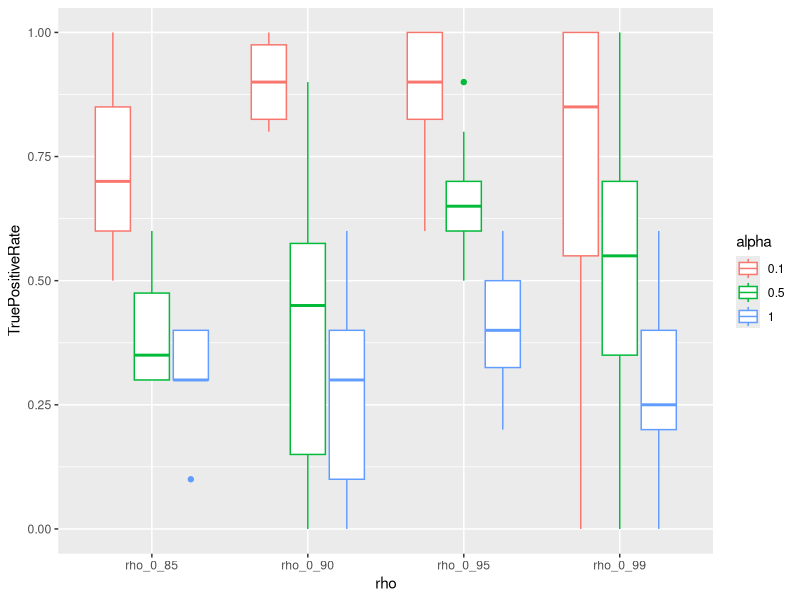
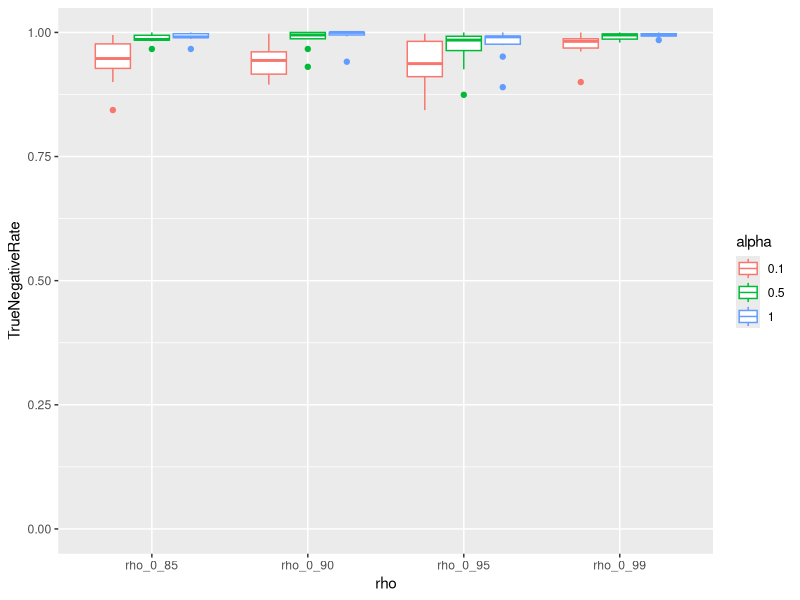
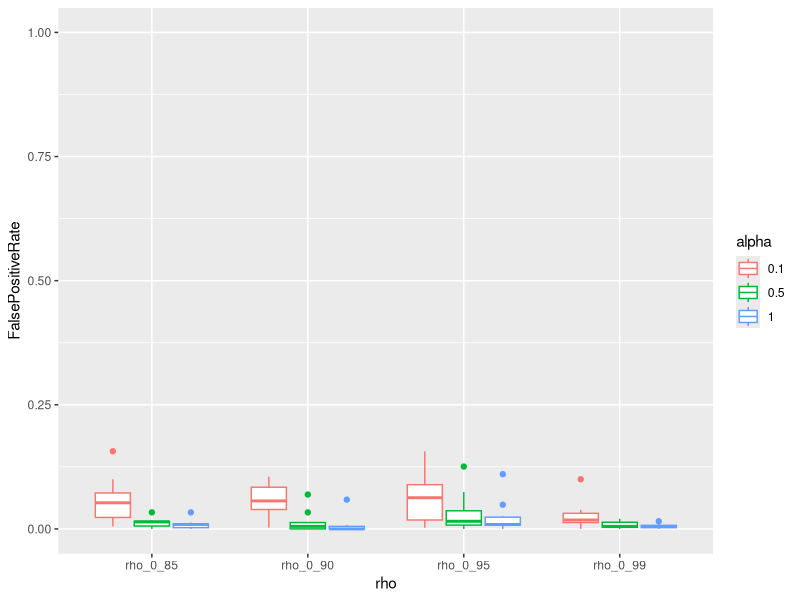
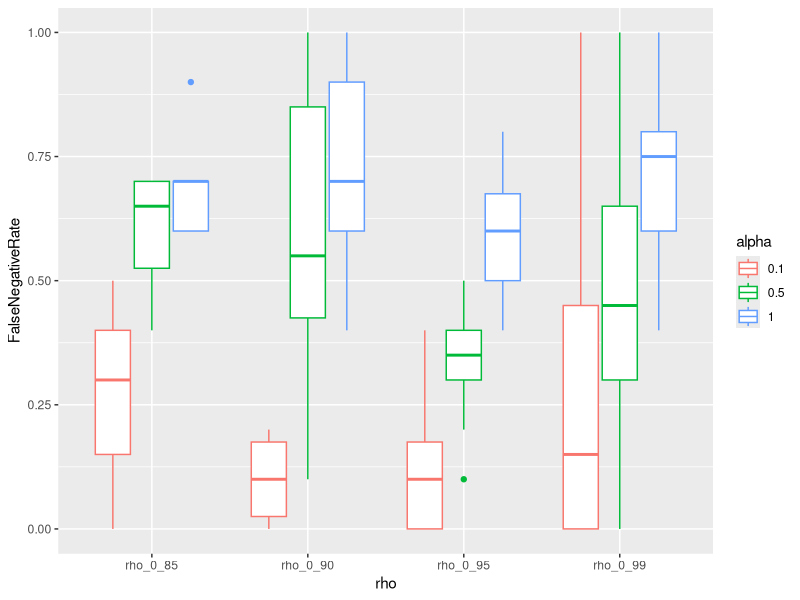
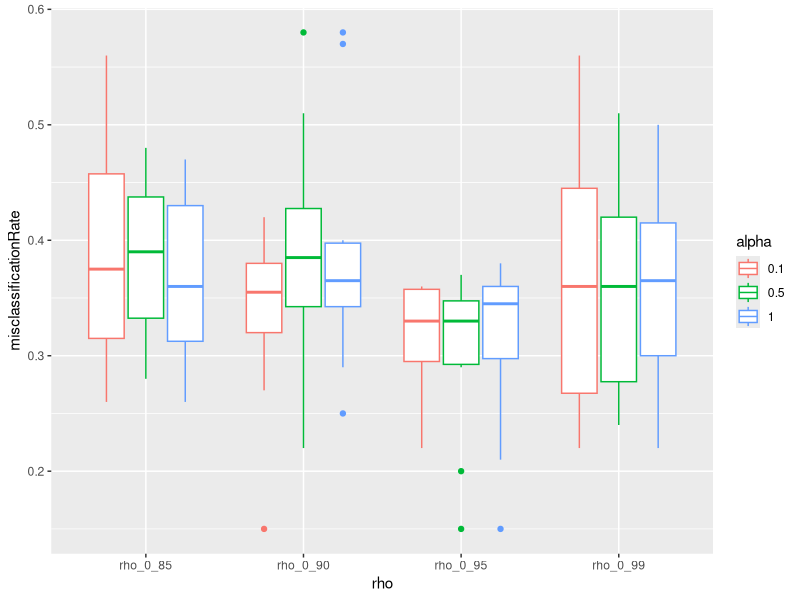
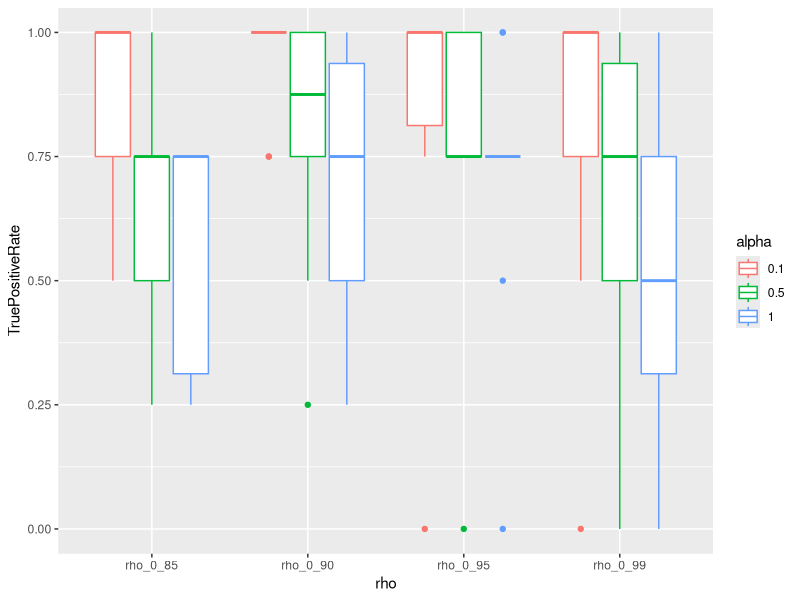
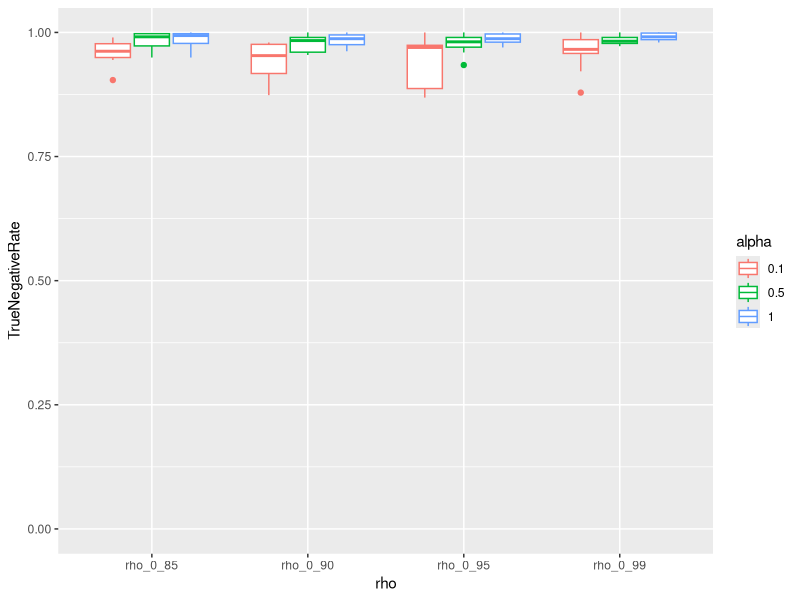
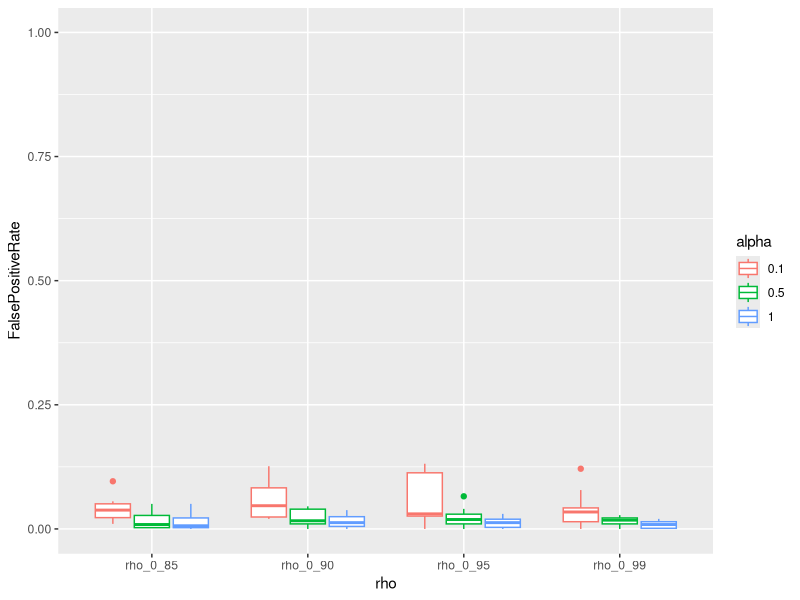

R code for these plots, in order:
## ---- chunk 1
library(glmnet)
library(reshape)
library(ggplot2)


# The code below allows us to have more control over the plotting of 
# regularisation paths than the default plot.glmnet function provides:

# copy the plot function
myPlot <- glmnet:::plotCoef

# replace relevant part
body(myPlot)[[14]] <- quote(if (label) {
  nnz = length(which)
  xpos = max(index)
  pos = 4
  if (xvar == "lambda") {
    xpos = min(index)
    pos = 2
  }
  xpos = rep(xpos, nnz)
  ypos = beta[, ncol(beta)]
  text(xpos, ypos, paste(which), pos = pos, ...) # only changed this with ...
})

# copy first level of plot and replace plotCoef  with myPlot
myGlmnetPlot <- glmnet:::plot.glmnet

body(myGlmnetPlot)[[3]] <- quote(myPlot(x$beta, lambda = x$lambda, 
                                      df = x$df, dev = x$dev.ratio, 
                                      label = label, xvar = xvar, ...))

# Function to define the covariance matrix
setCovarianceMatrix <- function(rho1 = 0, rho2 = 0, rho3 = 0, p = 20)
{
  covarianceMatrix <- diag(nrow = p, ncol = p)
  
  for(i in 2:3)
  {
    for(j in 2:3)
    {
      if(i != j)
      {
          covarianceMatrix[i,j] <- rho1
      }
    }
  }


  for(i in 4:6)
  {
    for(j in 4:6)
    {
      if(i != j)
      {
          covarianceMatrix[i,j] <- rho2
      }
    }
  }
  
  for(i in 7:10)
  {
    for(j in 7:10)
    {
      if(i != j)
      {
          covarianceMatrix[i,j] <- rho3
      }
    }
  }

  return(covarianceMatrix)
    
}

set.seed(1)

dataDimension    <- 400
sampleSize       <- 200
covarianceMatrix <- setCovarianceMatrix(1,1,1,p = dataDimension)

set.seed(1)
nIts               <- 10
selectionMatrix_10 <- matrix(0, nrow = 4, ncol = dataDimension)
misclassificationMatrix_10       <- matrix(0, nrow = 4, ncol = nIts)
TPmatrix_10 <- FPmatrix_10 <- 
                  TNmatrix_10 <- FNmatrix_10 <- matrix(0, nrow = 4, ncol = nIts)


counter            <- 0
for(rho in c(0.85,0.9,0.95,0.99))
{
  counter <- counter + 1
    
  covarianceMatrix <- setCovarianceMatrix(rho,rho,rho,p = dataDimension)

  for(its in 1:nIts)
    {
    

    X                 <- MASS::mvrnorm(n = sampleSize, 
                                        mu = vector(mode = "numeric", 
                                        length = dataDimension), 
                                        Sigma = covarianceMatrix)


    y                 <- X[,1] + rowSums((X[,2:3]))/2 + 
                          rowSums((X[,4:6]))/3 +  rowSums((X[,7:10]))/4 

    y                 <- rbinom(sampleSize, 1, gtools::inv.logit(y))

    glmnetObj         <- glmnet(X[1:100,], y[1:100], alpha = 1, familty = "binomial")
    cv.glmnetObj      <- cv.glmnet(X[1:100,], y[1:100], alpha = 1, familty = "binomial")

    selectedVariables <- (coef(
          glmnetObj,
          s= cv.glmnetObj$lambda.1se)[2:(dataDimension + 1)] != 0)

    selectionMatrix_10[counter,] <- selectionMatrix_10[counter,] + 
        (coef(glmnetObj,
        s= cv.glmnetObj$lambda.1se)[2:(dataDimension + 1)] != 0)
    misclassificationMatrix_10[counter, its]   <-  sum((
        as.numeric(predict(glmnetObj, s= cv.glmnetObj$lambda.1se, 
        newx = X[101:nrow(X),])>0.5) != y[101:nrow(X)]))/100
    
    TPmatrix_10[counter, its] <- sum((coef(glmnetObj,
                                           s= cv.glmnetObj$lambda.1se)
                                      [2:(dataDimension + 1)] != 0)[1:10] == T)
    
    FNmatrix_10[counter, its] <- sum((coef(glmnetObj,
                                           s= cv.glmnetObj$lambda.1se)
                                      [2:(dataDimension + 1)] != 0)[1:10] == F)

    FPmatrix_10[counter, its] <- sum((coef(glmnetObj,
                                           s= cv.glmnetObj$lambda.1se)
                                      [2:(dataDimension + 1)] != 0)[11:dataDimension] == T)
    
    TNmatrix_10[counter, its] <- sum((coef(glmnetObj,
                                           s= cv.glmnetObj$lambda.1se)
                                      [2:(dataDimension + 1)] != 0)[11:dataDimension] == F)
    
        }
}


set.seed(1)
selectionMatrix_01 <- matrix(0, nrow = 4, ncol = dataDimension)
misclassificationMatrix_01       <- matrix(0, nrow = 4, ncol = nIts)
TPmatrix_01 <- FPmatrix_01 <- 
                  TNmatrix_01 <- FNmatrix_01 <- matrix(0, nrow = 4, ncol = nIts)

counter            <- 0
for(rho in c(0.85,0.9,0.95,0.99))
{
  counter <- counter + 1

  for(its in 1:nIts)
    {
    
    covarianceMatrix <- setCovarianceMatrix(rho,rho,rho,p = dataDimension)

    X                 <- MASS::mvrnorm(n = sampleSize, 
                                        mu = vector(mode = "numeric", 
                                        length = dataDimension), 
                                        Sigma = covarianceMatrix)


    y                 <- X[,1] + rowSums((X[,2:3]))/2 + 
                          rowSums((X[,4:6]))/3 +  rowSums((X[,7:10]))/4

    y                 <- rbinom(sampleSize, 1, gtools::inv.logit(y))

    glmnetObj         <- glmnet(X[1:100,], y[1:100], alpha = 0.1, familty = "binomial")
    cv.glmnetObj      <- cv.glmnet(X[1:100,], y[1:100], alpha = 0.1, familty = "binomial")

    
    selectionMatrix_01[counter,] <- selectionMatrix_01[counter,] + 
        (coef(glmnetObj,
        s= cv.glmnetObj$lambda.1se)[2:(dataDimension + 1)] != 0)
    misclassificationMatrix_01[counter, its]   <-  sum((
        as.numeric(predict(glmnetObj, s= cv.glmnetObj$lambda.1se, 
        newx = X[101:nrow(X),])>0.5) != y[101:nrow(X)]))/100
        
    TPmatrix_01[counter, its] <- sum((coef(glmnetObj,
                                           s= cv.glmnetObj$lambda.1se)
                                      [2:(dataDimension + 1)] != 0)[1:10] == T)
    
    FNmatrix_01[counter, its] <- sum((coef(glmnetObj,
                                           s= cv.glmnetObj$lambda.1se)
                                      [2:(dataDimension + 1)] != 0)[1:10] == F)

    FPmatrix_01[counter, its] <- sum((coef(glmnetObj,
                                           s= cv.glmnetObj$lambda.1se)
                                      [2:(dataDimension + 1)] != 0)[11:dataDimension] == T)
    
    TNmatrix_01[counter, its] <- sum((coef(glmnetObj,
                                           s= cv.glmnetObj$lambda.1se)
                                      [2:(dataDimension + 1)] != 0)[11:dataDimension] == F)

    }
}




set.seed(1)
selectionMatrix_05   <- matrix(0, nrow = 4, ncol = dataDimension)
misclassificationMatrix_05         <- matrix(0, nrow = 4, ncol = nIts)

TPmatrix_05 <- FPmatrix_05 <- 
                  TNmatrix_05 <- FNmatrix_05 <- matrix(0, nrow = 4, ncol = nIts)
counter            <- 0
for(rho in c(0.85,0.9,0.95,0.99))
{
  counter <- counter + 1
   
  for(its in 1:nIts)
    {
    
    covarianceMatrix <- setCovarianceMatrix(rho,rho,rho,p = dataDimension)

    X                 <- MASS::mvrnorm(n = sampleSize, 
                                        mu = vector(mode = "numeric", 
                                        length = dataDimension), 
                                        Sigma = covarianceMatrix)


    y                 <- X[,1] + rowSums((X[,2:3]))/2 + 
                          rowSums((X[,4:6]))/3 +  rowSums((X[,7:10]))/4 
    
    y                 <- rbinom(sampleSize, 1, gtools::inv.logit(y))

    glmnetObj         <- glmnet(X[1:100,], y[1:100], alpha = 0.5, familty = "binomial")
    cv.glmnetObj      <- cv.glmnet(X[1:100,], y[1:100], alpha = 0.5, familty = "binomial")

    
    selectionMatrix_05[counter,] <- selectionMatrix_05[counter,] + 
        (coef(glmnetObj,
        s= cv.glmnetObj$lambda.1se)[2:(dataDimension + 1)] != 0)
    misclassificationMatrix_05[counter, its]   <-  sum((
        as.numeric(predict(glmnetObj, s= cv.glmnetObj$lambda.1se, 
        newx = X[101:nrow(X),])>0.5) != y[101:nrow(X)]))/100
    
    TPmatrix_05[counter, its] <- sum((coef(glmnetObj,
                                           s= cv.glmnetObj$lambda.1se)
                                      [2:(dataDimension + 1)] != 0)[1:10] == T)
    
    FNmatrix_05[counter, its] <- sum((coef(glmnetObj,
                                           s= cv.glmnetObj$lambda.1se)
                                      [2:(dataDimension + 1)] != 0)[1:10] == F)

    FPmatrix_05[counter, its] <- sum((coef(glmnetObj,
                                           s= cv.glmnetObj$lambda.1se)
                                      [2:(dataDimension + 1)] != 0)[11:dataDimension] == T)
    
    TNmatrix_05[counter, its] <- sum((coef(glmnetObj,
                                           s= cv.glmnetObj$lambda.1se)
                                      [2:(dataDimension + 1)] != 0)[11:dataDimension] == F)

    }
}




save(list = ls(), file = "firstExample.RData")
## ---- chunk 2

TPdf_10        <- as.data.frame(t(TPmatrix_10))
TPdf_10$alpha  <- "1"

TPdf_05        <- as.data.frame(t(TPmatrix_05))
TPdf_05$alpha  <- "0.5"

TPdf_01        <- as.data.frame(t(TPmatrix_01))
TPdf_01$alpha  <- "0.1"

TPdf           <- rbind(TPdf_01,TPdf_05,TPdf_10)

names(TPdf) <- c("rho_0_85", "rho_0_90", "rho_0_95", "rho_0_99", "alpha")
TPdf        <- melt(TPdf, id.vars="alpha")
TPdf$value  <- TPdf$value/10
names(TPdf)   <- c("alpha", "rho", "TruePositiveRate")
p <- ggplot(TPdf, aes(x=rho, y=TruePositiveRate))
p + geom_boxplot(aes(colour = alpha)) + coord_cartesian(ylim = c(0, 1))
## ---- chunk 3

TNdf_10        <- as.data.frame(t(TNmatrix_10))
TNdf_10$alpha  <- "1"

TNdf_05        <- as.data.frame(t(TNmatrix_05))
TNdf_05$alpha  <- "0.5"

TNdf_01        <- as.data.frame(t(TNmatrix_01))
TNdf_01$alpha  <- "0.1"

TNdf           <- rbind(TNdf_01,TNdf_05,TNdf_10)

names(TNdf) <- c("rho_0_85", "rho_0_90", "rho_0_95", "rho_0_99", "alpha")
TNdf        <- melt(TNdf, id.vars="alpha")
TNdf$value  <- TNdf$value/(dataDimension-10)
names(TNdf)   <- c("alpha", "rho", "TrueNegativeRate")
p <- ggplot(TNdf, aes(x=rho, y=TrueNegativeRate))
p + geom_boxplot(aes(colour = alpha)) + coord_cartesian(ylim = c(0, 1))
## ---- chunk 4

FPdf_10        <- as.data.frame(t(FPmatrix_10))
FPdf_10$alpha  <- "1"

FPdf_05        <- as.data.frame(t(FPmatrix_05))
FPdf_05$alpha  <- "0.5"

FPdf_01        <- as.data.frame(t(FPmatrix_01))
FPdf_01$alpha  <- "0.1"

FPdf           <- rbind(FPdf_01,FPdf_05,FPdf_10)

names(FPdf) <- c("rho_0_85", "rho_0_90", "rho_0_95", "rho_0_99", "alpha")
FPdf        <- melt(FPdf, id.vars="alpha")
FPdf$value  <- FPdf$value/(dataDimension-10)
names(FPdf)   <- c("alpha", "rho", "FalsePositiveRate")
p <- ggplot(FPdf, aes(x=rho, y=FalsePositiveRate))
p + geom_boxplot(aes(colour = alpha)) + coord_cartesian(ylim = c(0, 1))
## ---- chunk 5

FNdf_10        <- as.data.frame(t(FNmatrix_10))
FNdf_10$alpha  <- "1"

FNdf_05        <- as.data.frame(t(FNmatrix_05))
FNdf_05$alpha  <- "0.5"

FNdf_01        <- as.data.frame(t(FNmatrix_01))
FNdf_01$alpha  <- "0.1"

FNdf           <- rbind(FNdf_01,FNdf_05,FNdf_10)

names(FNdf) <- c("rho_0_85", "rho_0_90", "rho_0_95", "rho_0_99", "alpha")
FNdf        <- melt(FNdf, id.vars="alpha")
FNdf$value  <- FNdf$value/10
names(FNdf)   <- c("alpha", "rho", "FalseNegativeRate")

p <- ggplot(FNdf, aes(x=rho, y=FalseNegativeRate))
p + geom_boxplot(aes(colour = alpha)) + coord_cartesian(ylim = c(0, 1))
## ---- chunk 6

misclassificationDf_01 <- as.data.frame(t(misclassificationMatrix_01))
misclassificationDf_01$alpha <- "0.1"
misclassificationDf_05       <- as.data.frame(t(misclassificationMatrix_05))
misclassificationDf_05$alpha <- "0.5"
misclassificationDf_10       <- as.data.frame(t(misclassificationMatrix_10))
misclassificationDf_10$alpha <- "1"
misclassificationDf          <- rbind(misclassificationDf_01,misclassificationDf_05,misclassificationDf_10)
names(misclassificationDf)   <- c("rho_0_85", "rho_0_90", "rho_0_95", "rho_0_99", "alpha")
misclassificationDf          <- melt(misclassificationDf, id.vars="alpha")
names(misclassificationDf)   <- c("alpha", "rho", "misclassificationRate")

p <- ggplot(misclassificationDf, aes(x=rho, y=misclassificationRate))
p + geom_boxplot(aes(colour = alpha))
## ---- chunk 7
set.seed(1)
nIts               <- 10
selectionMatrix_10 <- matrix(0, nrow = 4, ncol = dataDimension)
misclassificationMatrix_10       <- matrix(0, nrow = 4, ncol = nIts)
TPmatrix_10 <- FPmatrix_10 <- 
                  TNmatrix_10 <- FNmatrix_10 <- matrix(0, nrow = 4, ncol = nIts)


counter            <- 0
for(rho in c(0.85,0.9,0.95,0.99))
{
  counter <- counter + 1

  covarianceMatrix <- setCovarianceMatrix(rho,rho,rho,p = dataDimension)

  for(its in 1:nIts)
    {
    

    X                 <- MASS::mvrnorm(n = sampleSize, 
                                        mu = vector(mode = "numeric", 
                                        length = dataDimension), 
                                        Sigma = covarianceMatrix)


    y                 <- X[,1] + X[,2] + X[,4] + X[,7]
    y                 <- rbinom(sampleSize, 1, gtools::inv.logit(y))

    glmnetObj         <- glmnet(X[1:100,], y[1:100], alpha = 1, familty = "binomial")
    cv.glmnetObj      <- cv.glmnet(X[1:100,], y[1:100], alpha = 1, familty = "binomial")

    selectedVariables <- (coef(
          glmnetObj,
          s= cv.glmnetObj$lambda.1se)[2:(dataDimension + 1)] != 0)

    selectionMatrix_10[counter,] <- selectionMatrix_10[counter,] + 
        (coef(glmnetObj,
        s= cv.glmnetObj$lambda.1se)[2:(dataDimension + 1)] != 0)
    misclassificationMatrix_10[counter, its]   <-  sum((
        as.numeric(predict(glmnetObj, s= cv.glmnetObj$lambda.1se, 
        newx = X[101:nrow(X),])>0.5) != y[101:nrow(X)]))/100
    
    TPmatrix_10[counter, its] <- sum((coef(glmnetObj,
                                           s= cv.glmnetObj$lambda.1se)
                                      [2:(dataDimension + 1)] != 0)[c(1,2,4,7)] == T)
    
    FNmatrix_10[counter, its] <- sum((coef(glmnetObj,
                                           s= cv.glmnetObj$lambda.1se)
                                      [2:(dataDimension + 1)] != 0)[c(1,2,4,7)] == F)

    FPmatrix_10[counter, its] <- sum((coef(glmnetObj,
                                           s= cv.glmnetObj$lambda.1se)
                                      [2:(dataDimension + 1)] != 0)[setdiff(1:dataDimension, c(1,2,4,7))] == T)
    
    TNmatrix_10[counter, its] <- sum((coef(glmnetObj,
                                           s= cv.glmnetObj$lambda.1se)
                                      [2:(dataDimension + 1)] != 0)[setdiff(1:dataDimension, c(1,2,4,7))] == F)
    
        }
}


set.seed(1)
selectionMatrix_01 <- matrix(0, nrow = 4, ncol = dataDimension)
misclassificationMatrix_01       <- matrix(0, nrow = 4, ncol = nIts)
TPmatrix_01 <- FPmatrix_01 <- 
                  TNmatrix_01 <- FNmatrix_01 <- matrix(0, nrow = 4, ncol = nIts)

counter            <- 0
for(rho in c(0.85,0.9,0.95,0.99))
{
  counter <- counter + 1

  for(its in 1:nIts)
    {
    
    covarianceMatrix <- setCovarianceMatrix(rho,rho,rho,p = dataDimension)

    X                 <- MASS::mvrnorm(n = sampleSize, 
                                        mu = vector(mode = "numeric", 
                                        length = dataDimension), 
                                        Sigma = covarianceMatrix)


    y                 <- X[,1] + X[,2] + X[,4] + X[,7]
    y                 <- rbinom(sampleSize, 1, gtools::inv.logit(y))
    
    glmnetObj         <- glmnet(X[1:100,], y[1:100], alpha = 0.1, familty = "binomial")
    cv.glmnetObj      <- cv.glmnet(X[1:100,], y[1:100], alpha = 0.1, familty = "binomial")

    
    selectionMatrix_01[counter,] <- selectionMatrix_01[counter,] + 
        (coef(glmnetObj,
        s= cv.glmnetObj$lambda.1se)[2:(dataDimension + 1)] != 0)
    misclassificationMatrix_01[counter, its]   <-  sum((
        as.numeric(predict(glmnetObj, s= cv.glmnetObj$lambda.1se, 
        newx = X[101:nrow(X),])>0.5) != y[101:nrow(X)]))/100
        
    TPmatrix_01[counter, its] <- sum((coef(glmnetObj,
                                           s= cv.glmnetObj$lambda.1se)
                                      [2:(dataDimension + 1)] != 0)[c(1,2,4,7)] == T)
    
    FNmatrix_01[counter, its] <- sum((coef(glmnetObj,
                                           s= cv.glmnetObj$lambda.1se)
                                      [2:(dataDimension + 1)] != 0)[c(1,2,4,7)] == F)

    FPmatrix_01[counter, its] <- sum((coef(glmnetObj,
                                           s= cv.glmnetObj$lambda.1se)
                                      [2:(dataDimension + 1)] != 0)[setdiff(1:dataDimension, c(1,2,4,7))] == T)
    
    TNmatrix_01[counter, its] <- sum((coef(glmnetObj,
                                           s= cv.glmnetObj$lambda.1se)
                                      [2:(dataDimension + 1)] != 0)[setdiff(1:dataDimension, c(1,2,4,7))] == F)

    }
}




set.seed(1)
selectionMatrix_05   <- matrix(0, nrow = 4, ncol = dataDimension)
misclassificationMatrix_05         <- matrix(0, nrow = 4, ncol = nIts)

TPmatrix_05 <- FPmatrix_05 <- 
                  TNmatrix_05 <- FNmatrix_05 <- matrix(0, nrow = 4, ncol = nIts)
counter            <- 0
for(rho in c(0.85,0.9,0.95,0.99))
{
  counter <- counter + 1

    for(its in 1:nIts)
    {
    
    covarianceMatrix <- setCovarianceMatrix(rho,rho,rho,p = dataDimension)

    X                 <- MASS::mvrnorm(n = sampleSize, 
                                        mu = vector(mode = "numeric", 
                                        length = dataDimension), 
                                        Sigma = covarianceMatrix)


    y                 <- X[,1] + X[,2] + X[,4] + X[,7]
    y                 <- rbinom(sampleSize, 1, gtools::inv.logit(y))
    glmnetObj         <- glmnet(X[1:100,], y[1:100], alpha = 0.5, familty = "binomial")
    cv.glmnetObj      <- cv.glmnet(X[1:100,], y[1:100], alpha = 0.5, familty = "binomial")

    
    selectionMatrix_05[counter,] <- selectionMatrix_05[counter,] + 
        (coef(glmnetObj,
        s= cv.glmnetObj$lambda.1se)[2:(dataDimension + 1)] != 0)
    misclassificationMatrix_05[counter, its]   <-  sum((
        as.numeric(predict(glmnetObj, s= cv.glmnetObj$lambda.1se, 
        newx = X[101:nrow(X),])>0.5) != y[101:nrow(X)]))/100
    
    TPmatrix_05[counter, its] <- sum((coef(glmnetObj,
                                           s= cv.glmnetObj$lambda.1se)
                                      [2:(dataDimension + 1)] != 0)[c(1,2,4,7)] == T)
    
    FNmatrix_05[counter, its] <- sum((coef(glmnetObj,
                                           s= cv.glmnetObj$lambda.1se)
                                      [2:(dataDimension + 1)] != 0)[c(1,2,4,7)] == F)

    FPmatrix_05[counter, its] <- sum((coef(glmnetObj,
                                           s= cv.glmnetObj$lambda.1se)
                                      [2:(dataDimension + 1)] != 0)[setdiff(1:dataDimension, c(1,2,4,7))] == T)
    
    TNmatrix_05[counter, its] <- sum((coef(glmnetObj,
                                           s= cv.glmnetObj$lambda.1se)
                                      [2:(dataDimension + 1)] != 0)[setdiff(1:dataDimension, c(1,2,4,7))] == F)

    }
}

save(list = ls(), file = "secondExample.RData")

## ---- chunk 8

TPdf_10        <- as.data.frame(t(TPmatrix_10))
TPdf_10$alpha  <- "1"

TPdf_05        <- as.data.frame(t(TPmatrix_05))
TPdf_05$alpha  <- "0.5"

TPdf_01        <- as.data.frame(t(TPmatrix_01))
TPdf_01$alpha  <- "0.1"

TPdf           <- rbind(TPdf_01,TPdf_05,TPdf_10)

names(TPdf) <- c("rho_0_85", "rho_0_90", "rho_0_95", "rho_0_99", "alpha")
TPdf        <- melt(TPdf, id.vars="alpha")
TPdf$value  <- TPdf$value/4
names(TPdf)   <- c("alpha", "rho", "TruePositiveRate")
p <- ggplot(TPdf, aes(x=rho, y=TruePositiveRate))
p + geom_boxplot(aes(colour = alpha)) + coord_cartesian(ylim = c(0, 1))
## ---- chunk 9

TNdf_10        <- as.data.frame(t(TNmatrix_10))
TNdf_10$alpha  <- "1"

TNdf_05        <- as.data.frame(t(TNmatrix_05))
TNdf_05$alpha  <- "0.5"

TNdf_01        <- as.data.frame(t(TNmatrix_01))
TNdf_01$alpha  <- "0.1"

TNdf           <- rbind(TNdf_01,TNdf_05,TNdf_10)

names(TNdf) <- c("rho_0_85", "rho_0_90", "rho_0_95", "rho_0_99", "alpha")
TNdf        <- melt(TNdf, id.vars="alpha")
TNdf$value  <- TNdf$value/(dataDimension-4)
names(TNdf)   <- c("alpha", "rho", "TrueNegativeRate")
p <- ggplot(TNdf, aes(x=rho, y=TrueNegativeRate))
p + geom_boxplot(aes(colour = alpha)) + coord_cartesian(ylim = c(0, 1))
## ---- chunk 10

FPdf_10        <- as.data.frame(t(FPmatrix_10))
FPdf_10$alpha  <- "1"

FPdf_05        <- as.data.frame(t(FPmatrix_05))
FPdf_05$alpha  <- "0.5"

FPdf_01        <- as.data.frame(t(FPmatrix_01))
FPdf_01$alpha  <- "0.1"

FPdf           <- rbind(FPdf_01,FPdf_05,FPdf_10)

names(FPdf) <- c("rho_0_85", "rho_0_90", "rho_0_95", "rho_0_99", "alpha")
FPdf        <- melt(FPdf, id.vars="alpha")
FPdf$value  <- FPdf$value/(dataDimension-4)
names(FPdf)   <- c("alpha", "rho", "FalsePositiveRate")
p <- ggplot(FPdf, aes(x=rho, y=FalsePositiveRate))
p + geom_boxplot(aes(colour = alpha)) + coord_cartesian(ylim = c(0, 1))
## ---- chunk 11

FNdf_10        <- as.data.frame(t(FNmatrix_10))
FNdf_10$alpha  <- "1"

FNdf_05        <- as.data.frame(t(FNmatrix_05))
FNdf_05$alpha  <- "0.5"

FNdf_01        <- as.data.frame(t(FNmatrix_01))
FNdf_01$alpha  <- "0.1"

FNdf           <- rbind(FNdf_01,FNdf_05,FNdf_10)

names(FNdf) <- c("rho_0_85", "rho_0_90", "rho_0_95", "rho_0_99", "alpha")
FNdf        <- melt(FNdf, id.vars="alpha")
FNdf$value  <- FNdf$value/4
names(FNdf)   <- c("alpha", "rho", "FalseNegativeRate")

p <- ggplot(FNdf, aes(x=rho, y=FalseNegativeRate))
p + geom_boxplot(aes(colour = alpha)) + coord_cartesian(ylim = c(0, 1))
